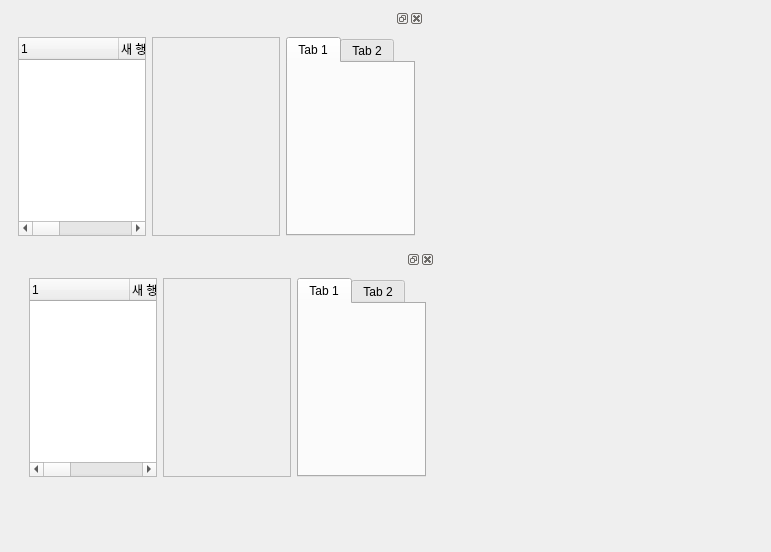
<?xml version="1.0" encoding="UTF-8"?>
<ui version="4.0">
 <class>DataVisualize</class>
 <widget class="QWidget" name="DataVisualize">
  <property name="geometry">
   <rect>
    <x>0</x>
    <y>0</y>
    <width>771</width>
    <height>552</height>
   </rect>
  </property>
  <property name="windowTitle">
   <string>Form</string>
  </property>
  <widget class="QDockWidget" name="dockWidget">
   <property name="geometry">
    <rect>
     <x>9</x>
     <y>9</y>
     <width>415</width>
     <height>236</height>
    </rect>
   </property>
   <widget class="QWidget" name="dockWidgetContents">
    <layout class="QGridLayout" name="gridLayout_2">
     <item row="0" column="0">
      <layout class="QHBoxLayout" name="horizontalLayout" stretch="5,5">
       <item>
        <widget class="QTreeWidget" name="treeWidget">
         <column>
          <property name="text">
           <string>1</string>
          </property>
         </column>
         <column>
          <property name="text">
           <string>새 행</string>
          </property>
         </column>
         <column>
          <property name="text">
           <string>새 행</string>
          </property>
         </column>
         <column>
          <property name="text">
           <string>새 행</string>
          </property>
         </column>
         <column>
          <property name="text">
           <string>새 행</string>
          </property>
         </column>
         <column>
          <property name="text">
           <string>새 행</string>
          </property>
         </column>
         <column>
          <property name="text">
           <string>새 행</string>
          </property>
         </column>
         <column>
          <property name="text">
           <string>새 행</string>
          </property>
         </column>
         <column>
          <property name="text">
           <string>새 행</string>
          </property>
         </column>
        </widget>
       </item>
       <item>
        <widget class="QFrame" name="frame">
         <property name="frameShape">
          <enum>QFrame::Shape::StyledPanel</enum>
         </property>
         <property name="frameShadow">
          <enum>QFrame::Shadow::Raised</enum>
         </property>
        </widget>
       </item>
      </layout>
     </item>
     <item row="0" column="1">
      <widget class="QTabWidget" name="tabWidget">
       <widget class="QWidget" name="tab">
        <attribute name="title">
         <string>Tab 1</string>
        </attribute>
       </widget>
       <widget class="QWidget" name="tab_2">
        <attribute name="title">
         <string>Tab 2</string>
        </attribute>
       </widget>
      </widget>
     </item>
    </layout>
   </widget>
  </widget>
  <widget class="QDockWidget" name="dockWidget_2">
   <property name="geometry">
    <rect>
     <x>20</x>
     <y>250</y>
     <width>415</width>
     <height>236</height>
    </rect>
   </property>
   <widget class="QWidget" name="dockWidgetContents_2">
    <layout class="QGridLayout" name="gridLayout_3">
     <item row="0" column="0">
      <layout class="QHBoxLayout" name="horizontalLayout_2" stretch="5,5">
       <item>
        <widget class="QTreeWidget" name="treeWidget_2">
         <column>
          <property name="text">
           <string>1</string>
          </property>
         </column>
         <column>
          <property name="text">
           <string>새 행</string>
          </property>
         </column>
         <column>
          <property name="text">
           <string>새 행</string>
          </property>
         </column>
         <column>
          <property name="text">
           <string>새 행</string>
          </property>
         </column>
         <column>
          <property name="text">
           <string>새 행</string>
          </property>
         </column>
         <column>
          <property name="text">
           <string>새 행</string>
          </property>
         </column>
         <column>
          <property name="text">
           <string>새 행</string>
          </property>
         </column>
         <column>
          <property name="text">
           <string>새 행</string>
          </property>
         </column>
         <column>
          <property name="text">
           <string>새 행</string>
          </property>
         </column>
        </widget>
       </item>
       <item>
        <widget class="QFrame" name="frame_2">
         <property name="frameShape">
          <enum>QFrame::Shape::StyledPanel</enum>
         </property>
         <property name="frameShadow">
          <enum>QFrame::Shadow::Raised</enum>
         </property>
        </widget>
       </item>
      </layout>
     </item>
     <item row="0" column="1">
      <widget class="QTabWidget" name="tabWidget_2">
       <widget class="QWidget" name="tab_3">
        <attribute name="title">
         <string>Tab 1</string>
        </attribute>
       </widget>
       <widget class="QWidget" name="tab_4">
        <attribute name="title">
         <string>Tab 2</string>
        </attribute>
       </widget>
      </widget>
     </item>
    </layout>
   </widget>
  </widget>
 </widget>
 <resources/>
 <connections/>
</ui>
